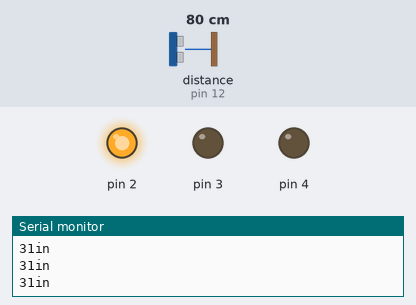
The sketch below on a simulated Arduino Uno, built with avr-gcc and run on an emulated ATmega328P. Parts: output pins drawn as LEDs (lit = HIGH), the last lines printed to the serial monitor. Wiring (inferred from the names in the program): ultrasonic range finder: trigger pin 11; echo pin 12. Dashed ring = blinking. The test bench sets the inputs (shaded band); at power-on: distance to the obstacle (sensor on pin 12) 80 cm. The echo pulse lasts 58.3 µs per cm; pins used as bus, display or sensor lines are not drawn.

Above: at 1.2 s.
1.3 s: distance to the obstacle (sensor on pin 12) set to 18 cm
At 1.91 s:
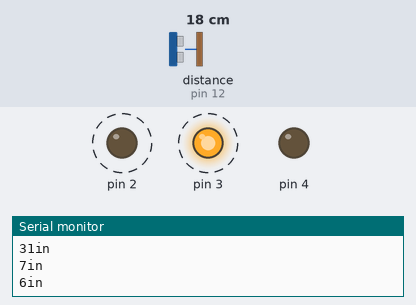
4.3 s: distance to the obstacle (sensor on pin 12) set to 2 cm
At 5.0 s:
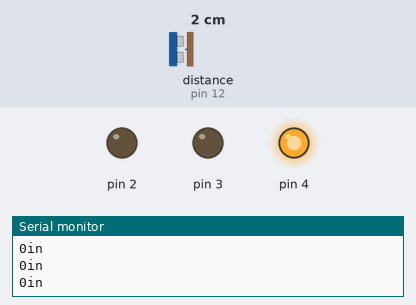
5.8 s: distance to the obstacle (sensor on pin 12) set to 6 cm
7.3 s: distance to the obstacle (sensor on pin 12) set to 9 cm
At 7.7 s:
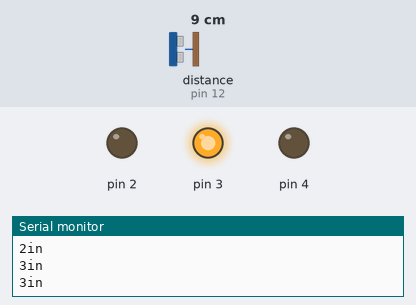
8.8 s: distance to the obstacle (sensor on pin 12) set to 4 cm
At 9.1 s:
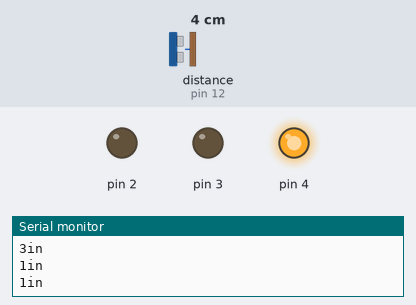
Timing chart, 0 to 11.3 s (numbered marks = the images above; inputs shaded):
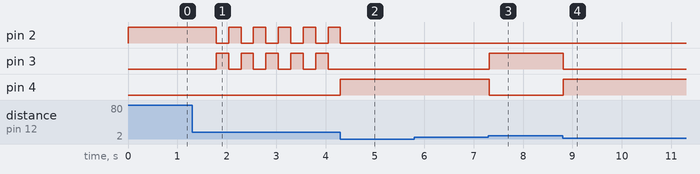

The sketch:

Ultrasonic_Sensor_Distance_LEDS.ino
```cpp
int trigP = 11;
int echoP = 12;
long dur, inch;

void setup() {
  Serial.begin(9600);

  pinMode(trigP, OUTPUT);
  pinMode(echoP, INPUT);
  pinMode(2, OUTPUT);
  pinMode(3, OUTPUT);
  pinMode(4, OUTPUT);
}
void loop() {
  digitalWrite(trigP, LOW);
  delayMicroseconds(5);
  digitalWrite(trigP, HIGH);
  delayMicroseconds(10);
  digitalWrite(trigP, LOW);


  pinMode(echoP, INPUT);
  dur = pulseIn(echoP, HIGH);
  inch = (dur/2)/74;

  Serial.print(inch);
  Serial.print("in\n");

  if (inch < 3) {
    digitalWrite(4, HIGH);
    digitalWrite(3, LOW);
    digitalWrite(2, LOW);
  }
  else if (inch > 6) {
    digitalWrite(2, HIGH);
    digitalWrite(3, LOW);
    digitalWrite(4, LOW);
  }
  else {
    digitalWrite(3, HIGH);
    digitalWrite(4, LOW);
    digitalWrite(2, LOW);
  }

  delay(250);
}
```

Measured:
- the behaviour switches between 7 and 8 cm on distance to the obstacle (sensor on pin 12) (found by bisection; images 2 and 3)
- after the input at 1.3 s, pin 2, pin 3: alternates HIGH for 0.25 s and LOW for 0.25 s, starting after 0.49 s
- after the input at 4.3 s, pin 2: goes on until 4.3 s, then stays LOW; pin 3: stops changing and stays LOW; pin 4: LOW → HIGH at once
- after the input at 7.3 s, pin 3: LOW → HIGH at once; pin 4: HIGH → LOW at once
- after the input at 8.8 s, pin 3: HIGH → LOW at once; pin 4: LOW → HIGH at once
